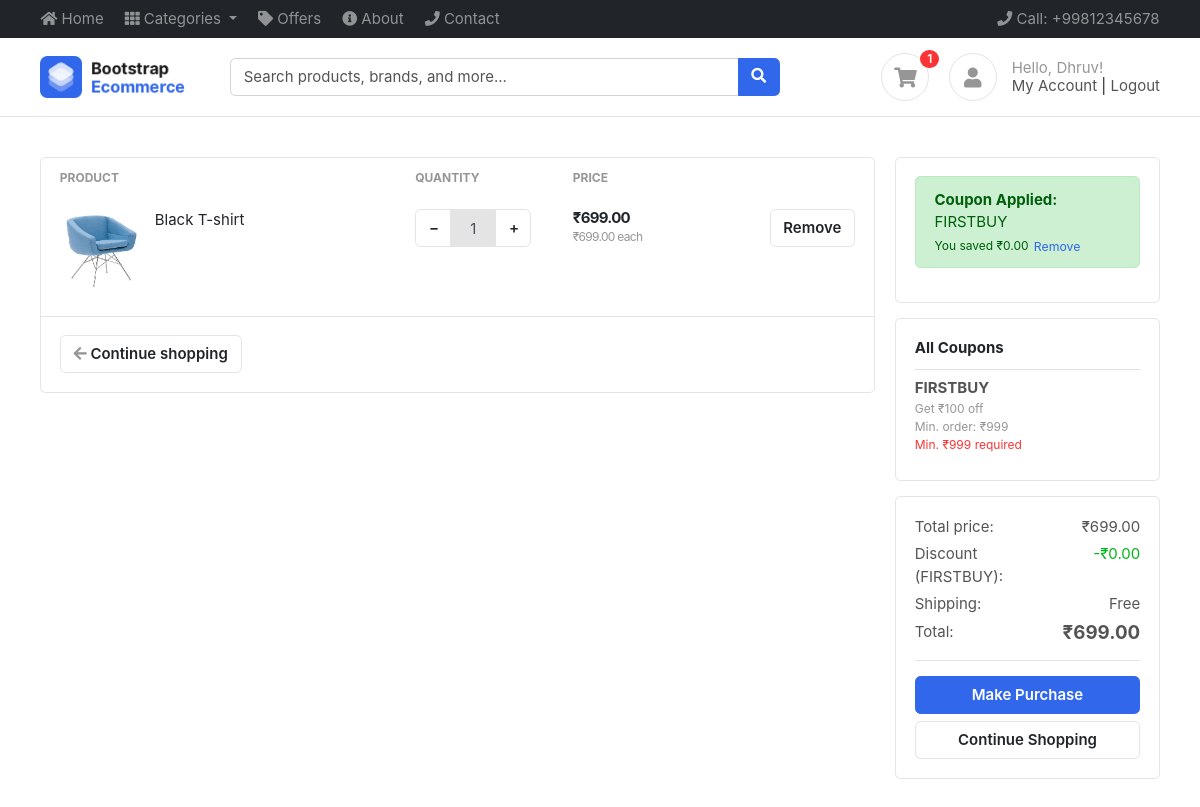
/cart/ (signed in), run on an earlier commit of the app's database.
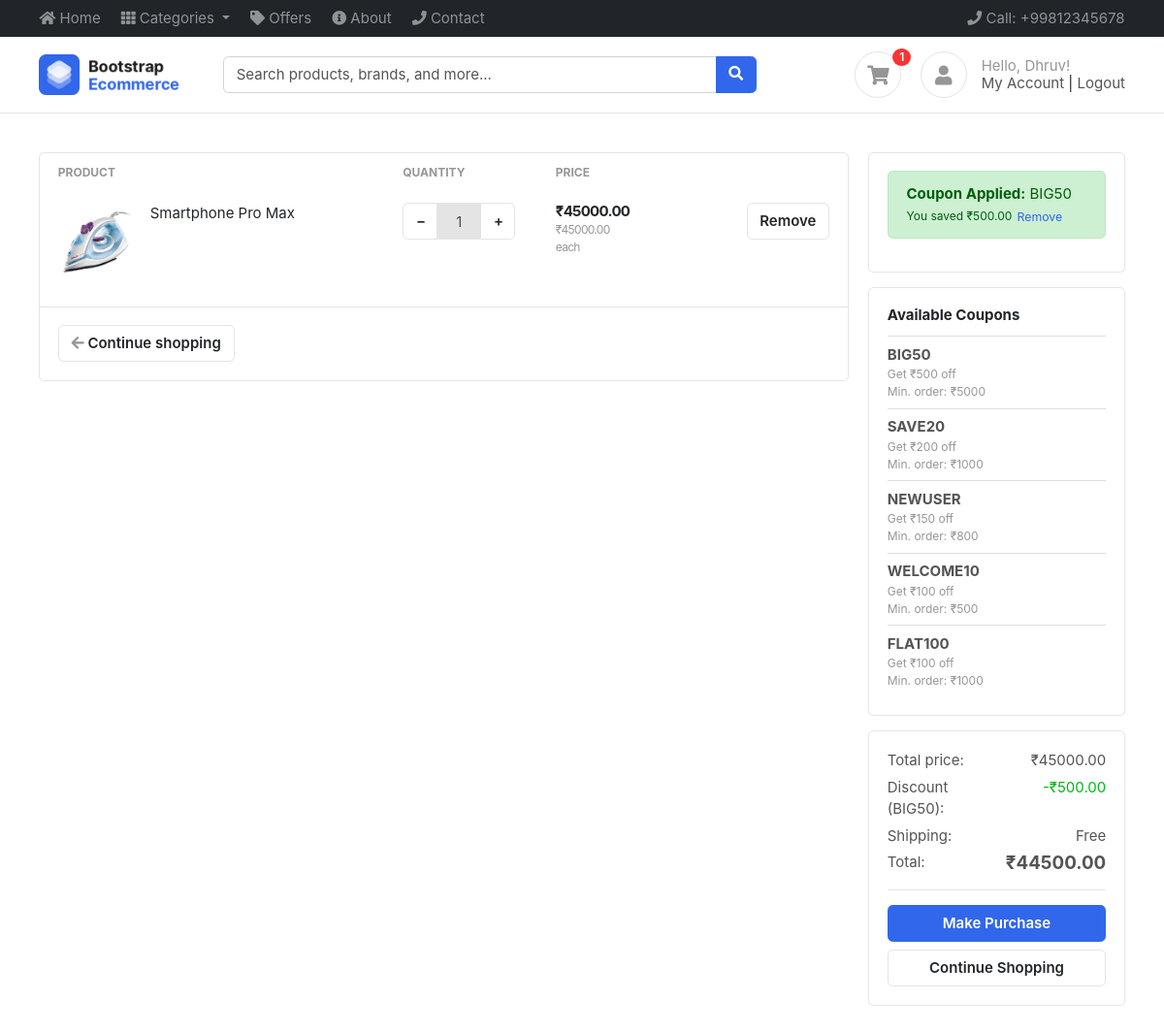
And on a later commit of the database.
### cart/models.py (models this page shows, shortened)
class CartItems(BaseModel):
    cart = models.ForeignKey(Cart, on_delete=models.CASCADE, related_name="cart_items")
    product = models.ForeignKey(Product, on_delete=models.SET_NULL, null=True, blank=True)
    size_variant = models.ForeignKey(SizeVariant, on_delete=models.SET_NULL, null=True, blank=True)
    color_variant = models.ForeignKey(ColorVariant, on_delete=models.SET_NULL, null=True, blank=True)
    quantity = models.IntegerField(default=1)
    def get_product_price(self):
        if not self.product:
            return 0
        price = self.product.price
        if self.size_variant:
            price += self.size_variant.price
        if self.color_variant:
            price += self.color_variant.price
        return price * self.quantity

class Cart(BaseModel):
    user = models.ForeignKey(User, on_delete=models.CASCADE, null=True, blank=True, related_name="carts")
    is_paid = models.BooleanField(default=False)
    coupon = models.ForeignKey('Coupon', on_delete=models.SET_NULL, null=True, blank=True)
    def get_cart_total(self):
        cart_items = self.cart_items.all()
        total = 0
        for cart_item in cart_items:
            total += cart_item.get_product_price()
        return total
    def get_cart_total_after_discount(self):
        total = self.get_cart_total()
        if self.coupon and self.coupon.is_valid(total):
            discount = self.coupon.discount_price
            return max(0, total - discount)  # Ensure total doesn't go negative
        return total
    def get_discount_amount(self):
        total = self.get_cart_total()
        if self.coupon and self.coupon.is_valid(total):
            return self.coupon.discount_price
        return 0

class Coupon(BaseModel):
    coupon_code = models.CharField(max_length=50, unique=True)
    is_expired = models.BooleanField(default=False)
    discount_price = models.IntegerField(default=0)
    minimum_amount = models.IntegerField(default=0)
    def is_valid(self, cart_total):
        if self.is_expired:
            return False
        if cart_total < self.minimum_amount:
            return False
        return True

### products/models.py (models this page shows, shortened)
class Product(BaseModel):
    product_name = models.CharField(max_length=255)
    slug = models.SlugField(unique=True, null=True, blank=True)
    category = models.ForeignKey(Category, on_delete=models.CASCADE, related_name="products")
    price = models.IntegerField()
    product_description = models.TextField()
    color_variant = models.ManyToManyField(ColorVariant, blank= True)
    size_variant = models.ManyToManyField(SizeVariant, blank= True)

class ProductImage(BaseModel):
    product = models.ForeignKey(Product, on_delete=models.CASCADE, related_name="product_images")
    image = models.ImageField(upload_to="product")
    color_variant = models.ForeignKey(ColorVariant, on_delete=models.SET_NULL, null=True, blank=True, related_name="product_images")

### cart/views.py (the view)
# urls.py: path('', cart_view, name='cart'),
def cart_view(request):
    cart = get_cart(request)
    cart_items = cart.cart_items.all()
    cart_total = cart.get_cart_total()
    all_coupons = Coupon.objects.filter(is_expired=False).order_by('-discount_price')
    applicable_coupons = [coupon for coupon in all_coupons if coupon.is_valid(cart_total)]
    context = {
        'cart': cart,
        'cart_items': cart_items,
        'all_coupons': all_coupons,
        'applicable_coupons': applicable_coupons,
    }
    return render(request, 'cart/cart.html', context)

### cart/context_processors.py (called while the page is built)
def cart_count(request):
    try:
        cart = get_cart(request)
        cart_count = cart.cart_items.count()
    except:
        cart_count = 0
    return {'cart_count': cart_count}

def categories(request):
    try:
        categories = Category.objects.all()[:10]
    except:
        categories = []
    return {'categories': categories}

### cart/views.py (called while the page is built, shortened)
def get_cart(request):
    if request.user.is_authenticated:
        cart, _ = Cart.objects.get_or_create(user=request.user, is_paid=False)
    return cart

### templates/cart/cart.html (shortened to what the changed rows need)
{% extends "base/base.html" %}
{% block start %}
<section class="section-content padding-y">
	<div class="container">
	<div class="row">
		<main class="col-md-9">
	<div class="card">
	<table class="table table-borderless table-shopping-cart">
	<thead class="text-muted">
	<tr class="small text-uppercase">
	  <th scope="col">Product</th>
	  <th scope="col" width="120">Quantity</th>
	  <th scope="col" width="120">Price</th>
	  <th scope="col" class="text-right" width="200"> </th>
	</tr>
	</thead>
	<tbody>
	{% if cart_items %}
		{% for cart_item in cart_items %}
		<tr>
			<td>
				<figure class="itemside">
					<div class="aside">
						{% if cart_item.product and cart_item.product.product_images.first %}
							<img src="/media/{{ cart_item.product.product_images.first.image }}" class="img-sm">
						{% else %}
							<img src="/media/images/items/1.jpg" class="img-sm">
						{% endif %}
					</div>
					<figcaption class="info">
						{% if cart_item.product %}
							<a href="{% url 'get_product' cart_item.product.slug %}" class="title text-dark">{{ cart_item.product.product_name }}</a>
						{% else %}
							<span class="title text-dark">Product no longer available</span>
						{% endif %}
					</figcaption>
				</figure>
			</td>
			<td>
				<div class="input-group input-spinner">
					<div class="input-group-prepend">
						<button class="btn btn-light" type="button" onclick="decreaseQuantity('{{ cart_item.uid }}')"> − </button>
					</div>
					<input type="text" class="form-control" id="quantity-{{ cart_item.uid }}" value="{{ cart_item.quantity }}" min="1" readonly>
					<div class="input-group-append">
						<button class="btn btn-light" type="button" onclick="increaseQuantity('{{ cart_item.uid }}')"> + </button>
					</div>
				</div>
			</td>
			<td>
				<div class="price-wrap">
					<var class="price" id="item-total-{{ cart_item.uid }}">₹{{ cart_item.get_product_price }}.00</var>
					{% if cart_item.product %}
						{% with base_price=cart_item.product.price %}
						{% with size_price=cart_item.size_variant.price|default:0 %}
						{% with color_price=cart_item.color_variant.price|default:0 %}
						{% with unit_price=base_price|add:size_price|add:color_price %}
						<small class="text-muted"> ₹{{ unit_price }}.00 each </small>
						{% endwith %}
						{% endwith %}
						{% endwith %}
						{% endwith %}
					{% endif %}
				</div>
			</td>
			<td class="text-right">
				<button type="button" class="btn btn-light" onclick="removeItem('{{ cart_item.uid }}', this)"> Remove</button>
			</td>
		</tr>
		{% endfor %}
	{% endif %}
	</tbody>
	</table>
	</div>
		</main>
		<aside class="col-md-3">
			<div class="card mb-3">
				<div class="card-body">
					{% if cart.coupon %}
						<div class="alert alert-success">
							<strong>Coupon Applied:</strong> {{ cart.coupon.coupon_code }}<br>
							<small>You saved ₹{{ cart.get_discount_amount }}.00</small>
							<button type="button" class="btn btn-sm btn-link p-0 mt-1" onclick="removeCoupon()">Remove</button>
						</div>
					{% endif %}
				</div>
			</div>
			{% if applicable_coupons %}
			<div class="card mb-3">
				<div class="card-body">
					<h6 class="card-title">Available Coupons</h6>
					<div class="list-group list-group-flush">
						{% for coupon in applicable_coupons %}
						<div class="list-group-item px-0 py-2">
							<div class="d-flex justify-content-between align-items-center">
								<div>
									<strong>{{ coupon.coupon_code }}</strong>
									<small class="d-block text-muted">Get ₹{{ coupon.discount_price }} off</small>
									<small class="d-block text-muted">Min. order: ₹{{ coupon.minimum_amount }}</small>
								</div>
							</div>
						</div>
						{% endfor %}
					</div>
				</div>
			</div>
			{% endif %}
			{% if all_coupons and all_coupons|length > applicable_coupons|length %}
			<div class="card mb-3">
				<div class="card-body">
					<h6 class="card-title">All Coupons</h6>
					<div class="list-group list-group-flush" style="max-height: 200px; overflow-y: auto;">
						{% for coupon in all_coupons %}
						<div class="list-group-item px-0 py-2">
							<div class="d-flex justify-content-between align-items-center">
								<div>
									<strong>{{ coupon.coupon_code }}</strong>
									<small class="d-block text-muted">Get ₹{{ coupon.discount_price }} off</small>
									<small class="d-block text-muted">Min. order: ₹{{ coupon.minimum_amount }}</small>
									{% if coupon not in applicable_coupons %}
									<small class="d-block text-danger">Min. ₹{{ coupon.minimum_amount }} required</small>
									{% endif %}
								</div>
							</div>
						</div>
						{% endfor %}
					</div>
				</div>
			</div>
			{% endif %}
			<div class="card">
				<div class="card-body">
						<dl class="dlist-align">
						  <dt>Total price:</dt>
						  <dd class="text-right" id="cart-total">₹{{ cart.get_cart_total }}.00</dd>
						</dl>
						{% if cart.coupon %}
						<dl class="dlist-align">
						  <dt>Discount ({{ cart.coupon.coupon_code }}):</dt>
						  <dd class="text-right text-success" id="discount-amount">-₹{{ cart.get_discount_amount }}.00</dd>
						</dl>
						{% endif %}
						<dl class="dlist-align">
						  <dd class="text-right h5"><strong id="cart-total-final">₹{{ cart.get_cart_total_after_discount }}.00</strong></dd>
						</dl>
				</div>
			</div>
		</aside>
	</div>
	</div>
</section>
{% endblock %}

What changed in the data, as far as the page shows it:
removed CartItems: product.product_images.first.image (picture), product.product_name "Black T-shirt", quantity "1", get_product_price "699", unit_price "699"
removed Cart: coupon.coupon_code "FIRSTBUY", get_discount_amount "0", get_cart_total "699", get_cart_total_after_discount "699"
removed Coupon: coupon_code "FIRSTBUY", discount_price "100", minimum_amount "999", shown under "All Coupons"
added CartItems: product.product_name "Smartphone Pro Max", quantity "1", get_product_price "45000", unit_price "45000"
added Cart: coupon.coupon_code "BIG50", get_discount_amount "500", get_cart_total "45000", get_cart_total_after_discount "44500"
added Coupon: coupon_code "BIG50", discount_price "500", minimum_amount "5000", shown under "Available Coupons"
added Coupon: coupon_code "SAVE20", discount_price "200", minimum_amount "1000", shown under "Available Coupons"
added Coupon: coupon_code "NEWUSER", discount_price "150", minimum_amount "800", shown under "Available Coupons"
added Coupon: coupon_code "WELCOME10", discount_price "100", minimum_amount "500", shown under "Available Coupons"
added Coupon: coupon_code "FLAT100", discount_price "100", minimum_amount "1000", shown under "Available Coupons"
Also different on the page:
text no longer shown: "All Coupons"
text now shown: "Available Coupons"
